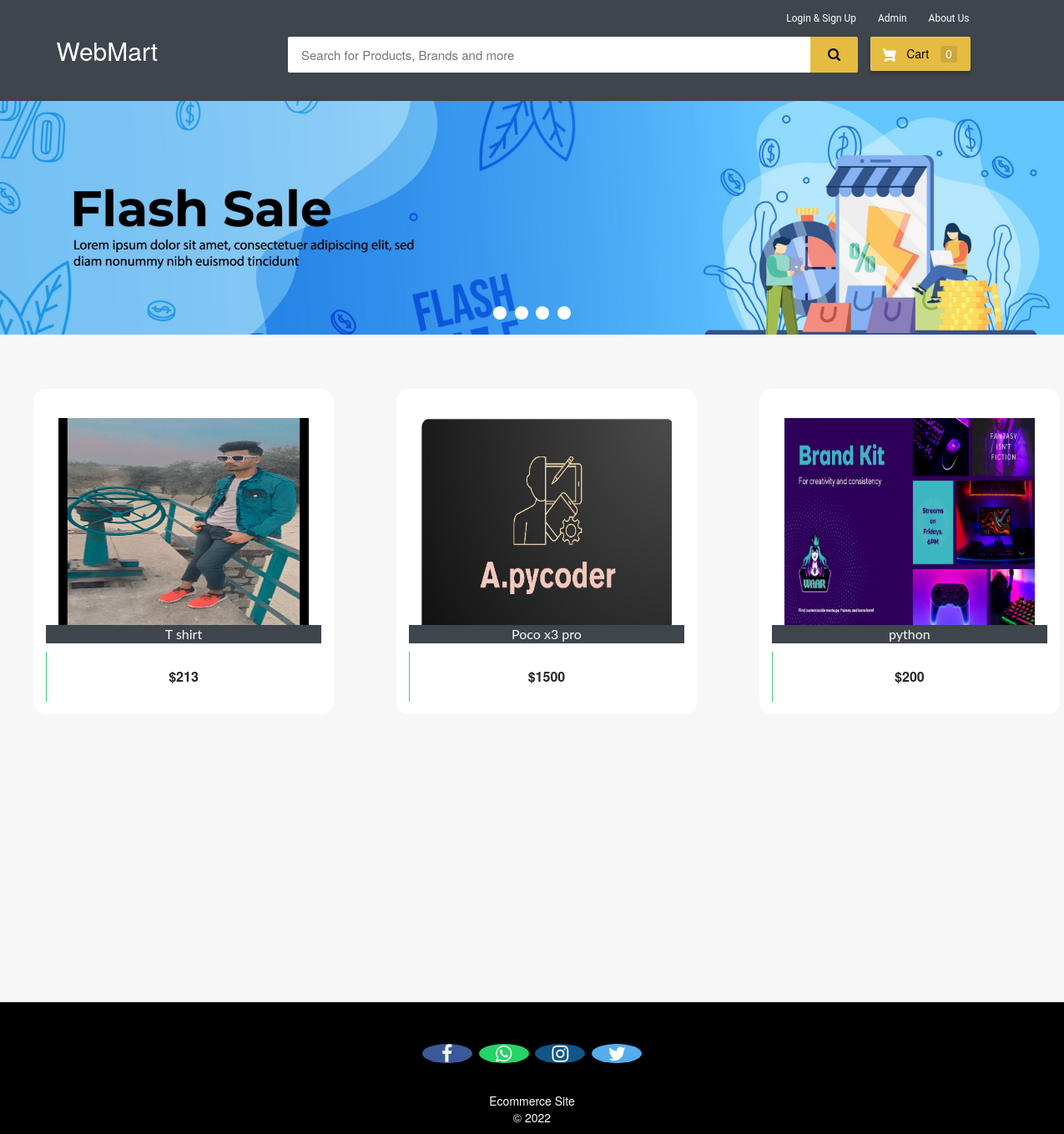
The page / on the database its author committed.
### ecom/models.py (models this page shows, shortened)
class Product(models.Model):
    name=models.CharField(max_length=40)
    product_image= models.ImageField(upload_to='product_image/',null=True,blank=True)
    price = models.PositiveIntegerField()
    description=models.CharField(max_length=40)

### ecom/views.py (the view)
# urls.py: path('',views.home_view,name=''),
def home_view(request):
    products=models.Product.objects.all()
    if 'product_ids' in request.COOKIES:
        product_ids = request.COOKIES['product_ids']
        counter=product_ids.split('|')
        product_count_in_cart=len(set(counter))
    else:
        product_count_in_cart=0
    if request.user.is_authenticated:
        return HttpResponseRedirect('afterlogin')
    return render(request,'ecom/index.html',{'products':products,'product_count_in_cart':product_count_in_cart})

### templates/ecom/index.html (shortened to what this page needs)
{% extends 'ecom/homebase.html' %}
{% load static %}
{% block content %}
<div class="row">
  <div class="col-md-12">
    <div class="slider-container">
      <div class="menu">
        <label for="slide-dot-1"></label>
        <label for="slide-dot-2"></label>
        <label for="slide-dot-3"></label>
        <label for="slide-dot-4"></label>
      </div>
        <div class="slide slide-1"></div>
    </div>
  </div>
</div>
{%if products%}
<br>
  <div class="row">
      {% for p in products %}
      <div class="column">
      <div class="container page-wrapper" style="width: 450px;">
        <div class="page-inner">
          <div class="row">
            <div class="el-wrapper">
              <div class="box-up">
                <img class="img" src="{% static p.product_image.url %}" alt="product pic" height="300px" width="300px">
                <div class="img-info">
                  <div class="info-inner">
                    <span style="background-color:#3e454c; color:fbfbfb;"class="p-company">{{p.name}}</span>
                  </div>
                </div>
              </div>
              <div class="box-down">
                <a class="cart" href="{% url 'add-to-cart' p.id  %}">
                  <span class="price">${{p.price}}</span>
                  <span class="add-to-cart">
                    <span class="txt"><i class="fa fa-shopping-cart"></i> Add To Cart</span>
                  </span>
                </a>
              </div>
            </div>
          </div>
        </div>
      </div>
      </div>
{% if forloop.counter|divisibleby:"3" %}
    </div>
{% endif %}
  {% endfor %}
{%else%}
<h3 style="text-align:center; color:#3E454C;">No Search Found</h3>
{%endif%}
<br><br><br>
<br><br><br><br><br><br><br><br><br><br><br><br>
{% endblock content %}

### templates/ecom/homebase.html (shortened to what this page needs)
<html>
{% load static %}
<head>
<link rel="stylesheet" href="https://maxcdn.bootstrapcdn.com/bootstrap/3.3.0/css/bootstrap.min.css">
<link rel="stylesheet" href="https://maxcdn.bootstrapcdn.com/font-awesome/4.7.0/css/font-awesome.min.css">
</head>
<body>
  {%if request.user.is_authenticated%}
    {% include "ecom/customer_navbar.html" %}
  {%else%}
  <div id="navbar">
    <div class="container">
        <div class="row row1">
            <ul class="largenav pull-right">
              <li class="upper-links dropdown"><a class="links" href="">Login & Sign Up</a>
              </li>
                <li class="upper-links"><a class="links" href="/adminclick">Admin</a></li>
                <li class="upper-links"><a class="links" href="/aboutus">About Us</a></li>
            </ul>
        </div>
        <div class="row row2">
            <div class="col-sm-3">
                <h2 style="margin:0px;"><a style="text-decoration:none; color:white;" href="/"><span class="largenav">WebMart</span></a></h2>
            </div>
            <div class="navbar-search smallsearch col-sm-7 col-xs-11">
              <form  action="/search" method="get">
                <div class="row"> <input class="navbar-input col-xs-11" type="search" placeholder="Search for Products, Brands and more" name="query" id="query">
                  <button class="navbar-button col-xs-1" type="submit">
                  </button>
                </div>
              </form>
            </div>
            <div class="cart1 largenav col-sm-2"> <a class="cart-button" href="/cart">  Cart <span class="item-number ">{{ product_count_in_cart }}</span> </a> </div>
        </div>
    </div>
</div>
  {%endif%}
{% block content %}
{% endblock content %}
<br><br><br>
<footer>
  <br>
  <p>
    <a href="#" class="fa fa-facebook"></a>
    <a href="#" class="fa fa-whatsapp"></a>
    <a href="#" class="fa fa-instagram"></a>
    <a href="#" class="fa fa-twitter"></a>
  </p>
  <br>
  <div class="container">
    <div class="row">
      <div class="col-md-12 col-sm-12">
        <div style="color:#ffffff;" class="wow fadeInUp footer-copyright">
          <p>Ecommerce Site<br>
            &copy; 2022</p>
        </div>
      </div>
    </div>
  </div>
</footer>
</body>
</html>

### templates/ecom/homebase.html (style rules this page uses)
body { background-color: #f7f7f7; }
#navbar { background-color: #3e454c; color: black; }
.row1 { padding-top: 10px; padding-right: 50px }
.row2 { padding-bottom: 20px }
.navbar-input { padding: 11px 16px; border-radius: 2px 0 0 2px; border: 0 none; outline: 0 none; font-size: 15px }
.navbar-button { background-color: #e5bc41; border: 1px solid #e5bc41; border-radius: 0 2px 2px 0; color: #565656; padding: 10px 0; height: 43px; cursor: pointer }
.cart-button { background-color: #E5BC41; box-shadow: 0 4px 4px 0 rgba(0, 0, 0, .23), inset 1px 1px 0 0 hsla(0, 0%, 100%, .2); padding: 10px 0; text-align: center; height: 41px; border-radius: 2px; font-weight: 500; width: 120px; display: inline-block; color: #FFFFFF; text-decoration: none; color: inherit; border: none; outline: none }
.cart-svg { display: inline-block; width: 16px; height: 16px; vertical-align: middle; margin-right: 8px }
.item-number { border-radius: 3px; background-color: rgba(0, 0, 0, .1); height: 20px; padding: 3px 6px; font-weight: 500; display: inline-block; color: #fff; line-height: 12px; margin-left: 10px }
.upper-links { display: inline-block; padding: 0 11px; line-height: 23px; font-family: 'Roboto', sans-serif; letter-spacing: 0; color: inherit; border: none; outline: none; font-size: 12px }
.dropdown { position: relative; display: inline-block; margin-bottom: 0px }
.links { color: #fff; text-decoration: none }
.largenav { display: none }
.smallsearch { margin-left: 15px; margin-top: 15px }
.menu { cursor: pointer }
footer { padding: 0px 0px 0px 0px; background-color: black; margin: 0px; }
.fa { font-size: 23px; width: 60px; text-align: center; text-decoration: none; margin: 5px 2px; border-radius: 50%; }
.fa-facebook { background: #3B5998; color: white; margin-top: 30px; }
.fa-whatsapp { background: #25d366; color: white; }
.fa-twitter { background: #55ACEE; color: white; }
.fa-instagram { background: #125688; color: white; }
p { text-align: center; }
@media screen and (min-width: 768px) { .largenav { display: block } }
@media screen and (min-width: 768px) { .smallsearch { margin: 0px } }

### rows shown on the page
Product: product_image (picture), name "T shirt", price "213"
Product: product_image (picture), name "Poco x3 pro", price "1500"
Product: product_image (picture), name "python", price "200"

### other values the page prints
{{ product_count_in_cart }} "0"
